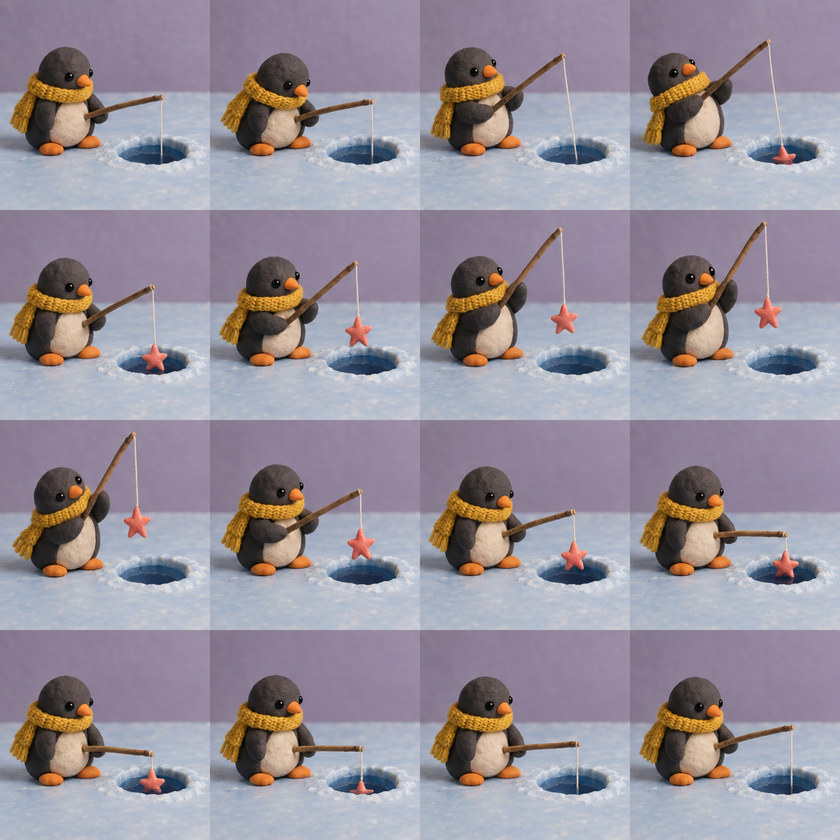
#> input picture assets/02-clay-stop-motion/penguin-star-contact-sheet.png, 840 x 840 px, shrunk from 1254 x 1254 before the run
$ python build_penguin_gif.py
#> lines starting #> are read from the running program, lines starting #| are printed output that depends on the picture
"""Rebuild case 02 with Python 3 and Pillow: python scripts/build_penguin_gif.py."""

from pathlib import Path

from PIL import Image


ROOT = Path(__file__).resolve().parents[1]
ASSETS = ROOT / "assets" / "02-clay-stop-motion"
sheet = Image.open(ASSETS / "penguin-star-contact-sheet.png").convert("RGB")
#> sheet is the input picture: PIL image 840x840 RGB; mean R, G, B 151.9, 144.7, 155.2
if sheet.width != sheet.height:
    raise ValueError("Expected a square 4-by-4 contact sheet")
side = sheet.width // 4
#> side = 210
# Rounding handles generated sheets whose dimensions are not divisible by four.
# Take the same floor-sized crop from each cell, trimming at most one edge pixel.
frames = []
for row in range(4):
    for col in range(4):
        left, top = round(col * sheet.width / 4), round(row * sheet.height / 4)
        frames.append(sheet.crop((left, top, left + side, top + side)))
#> after the loop, frames = 16 items
# Keep a shared crop: independently centering the penguin would move the entire set.
palette = sheet.quantize(colors=256, method=Image.Quantize.MEDIANCUT)
frames = [frame.quantize(palette=palette, dither=Image.Dither.NONE) for frame in frames]
durations = [200, 140, 140, 140, 140, 140, 140, 200,
             220, 140, 140, 140, 140, 140, 140, 180]
output = ASSETS / "penguin-star-stop-motion.gif"
frames[0].save(output, save_all=True, append_images=frames[1:], duration=durations,
               loop=0, disposal=2, optimize=False)
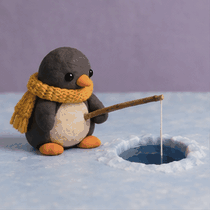
#> saved as penguin-star-stop-motion.gif: PIL image 210x210 P; mean R, G, B 149.8, 142.9, 154.1
with Image.open(output) as result:
    assert result.n_frames == 16
    assert result.info["loop"] == 0
    assert result.size == (side, side)
    total = 0
    for index in range(result.n_frames):
        result.seek(index)
        total += result.info["duration"]
#> this loop made 16 passes
#> total on passes 1 to 12: 200, 340, 480, 620, 760, 900, 1040, 1240, 1460, 1600, 1740, 1880
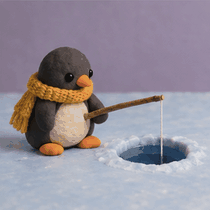
#> result: PIL image 210x210 RGB; mean R, G, B 150.2, 143.5, 154.6
#> after the loop, total = 2480
print(f"Created {output.name}: {side} x {side}, 16 frames, {total} ms, infinite loop")
#| Created penguin-star-stop-motion.gif: 210 x 210, 16 frames, 2480 ms, infinite loop
